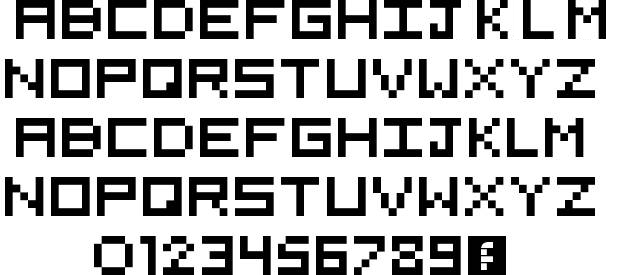
//> input picture tools/font/5x5_font.jpg, 620 x 275 px
$ ./opencv_bitmap_extractor   (built with g++ and OpenCV 4)
//> lines starting //> are read from the running program, lines starting //| are printed output that depends on the picture; after the words box and inside, x2 and y2 are one past the last pixel; in counts of white or black regions, pixels touching at a corner belong together
//#include <opencv2/core.hpp>
#include <opencv2/imgproc.hpp>
#include <opencv2/highgui.hpp>
#include <iostream>

using namespace std;
using namespace cv;

void analyze_char(Mat roi, char list)
{
	imshow("alalyzing", roi);
	resize(roi, roi, Size(5, 5));

	char h = '.';
	if (list)
	{
		h = '0';
		cout << "0b";
	}
	for (int x = 0; x < 5; x++)
	{
		for (int y = 0; y < 5; y++)
		{
			cout << (roi.at<unsigned char>(x, y) > 200? h : '1');
		}
		if (!list)
			cout << endl;
	}
	if (list)
	{
		cout << "0000000,\n";
	}
	waitKey(0);
}

int main()
{
	Mat file = imread("5x5_font.jpg", CV_LOAD_IMAGE_GRAYSCALE);
//> file is the input picture: 275 rows x 620 cols, CV_8UC1; min 0, max 255, mean 181.8
	Mat img2 = file.clone();

	int startx; 	// index of first black pixel
	int endx;	// index of first white pixel
	int spacing;	// space between chars

	for (startx = 0; file.at<unsigned char>(0, startx) > 200; startx++)
	{}
//> this loop made 16 passes
	for (endx = startx; file.at<unsigned char>(0, endx) < 200; endx++)
	{}
//> this loop made 39 passes
	for (spacing = endx; file.at<unsigned char>(0, spacing) > 200; spacing++)
	{}
//> this loop made 7 passes
	spacing -= endx;
//> spacing = 7

	line(img2, Point(startx, 10), Point(startx, 500), Scalar(0, 0, 0), 1);
	line(img2, Point(endx, 10), Point(endx, 500), Scalar(0, 0, 0), 1);
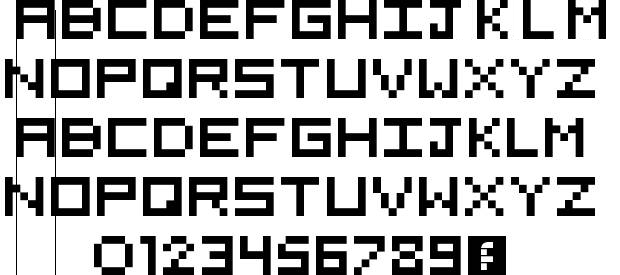
//> img2: 275 rows x 620 cols, CV_8UC1; min 0, max 255, mean 181.3
	line(img2, Point(endx, 10), Point(spacing, 10), Scalar(0, 0, 0), 1);
//> img2: 275 rows x 620 cols, CV_8UC1; 38 pixels changed, all inside (x1, y1, x2, y2) = (7, 10, 55, 11)


	const int twidth = (endx - startx);
//> twidth = 39
	const int cwidth = (int)(twidth / 5.0 + 0.5);
//> cwidth = 8
	cout << "endx-startx is " << endx - startx << " Cell width is " << cwidth << " pixels";
//| endx-startx is 39 Cell width is 8 pixels
	cout << "Spacing is " << spacing << endl;
//| Spacing is 7

	for (int x = startx; x < file.cols - twidth; x += twidth + spacing)
	{
		analyze_char(file(Rect(x, 0, twidth, twidth)).clone(), 1);
	}
//> this loop made 13 passes
//> pass 1, in analyze_char, `imshow("alalyzing", roi);`:
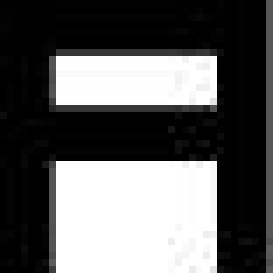
//> window 'alalyzing': 39 rows x 39 cols, CV_8UC1 (shown 7 times larger); min 0, max 255, mean 94.2
//> pass 2, in analyze_char (call 2), `imshow("alalyzing", roi);`:
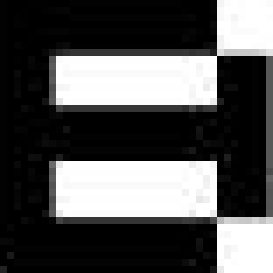
//> window 'alalyzing': 39 rows x 39 cols, CV_8UC1 (shown 7 times larger); min 0, max 255, mean 83.9

	int r2;
	for (r2 = twidth; file.at<unsigned char>(r2, 6) > 200; r2++)
	{}
//> this loop made 20 passes

	for (startx = 0; file.at<unsigned char>(r2, startx) > 200; startx++)
	{}
//> this loop made 5 passes

	for (int x = startx; x < file.cols - twidth; x += twidth + spacing)
	{
		analyze_char(file(Rect(x, r2, twidth, twidth)).clone(), 1);
	}
//> this loop made 13 passes
//> pass 1, in analyze_char (call 14), `imshow("alalyzing", roi);`:
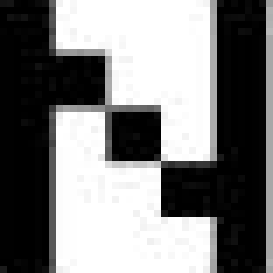
//> window 'alalyzing': 39 rows x 39 cols, CV_8UC1 (shown 7 times larger); min 0, max 255, mean 124.9
//> pass 2, in analyze_char (call 15), `imshow("alalyzing", roi);`:
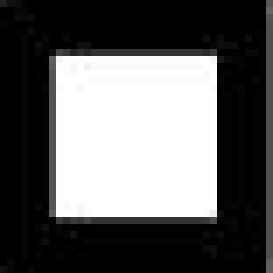
//> window 'alalyzing': 39 rows x 39 cols, CV_8UC1 (shown 7 times larger); min 0, max 255, mean 94.5


	imshow("win", img2);
	waitKey(0);


	return 0;
}
